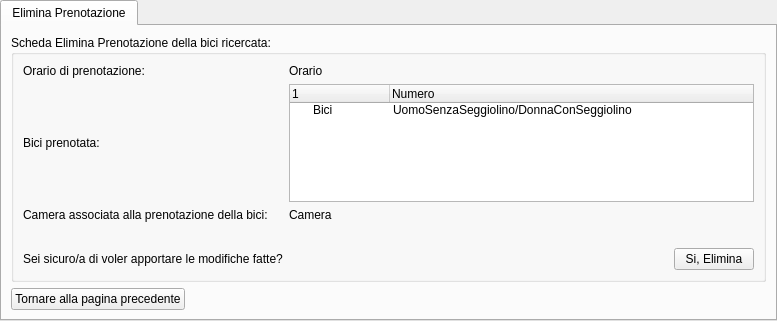
<?xml version="1.0" encoding="UTF-8"?>
<ui version="4.0">
 <class>tabwidgetEliminaPrenotazione</class>
 <widget class="QTabWidget" name="tabwidgetEliminaPrenotazione">
  <property name="geometry">
   <rect>
    <x>0</x>
    <y>0</y>
    <width>777</width>
    <height>321</height>
   </rect>
  </property>
  <property name="windowTitle">
   <string>Elimina Prenotazione Bici</string>
  </property>
  <widget class="QWidget" name="tab">
   <attribute name="title">
    <string>Elimina Prenotazione</string>
   </attribute>
   <layout class="QGridLayout" name="gridLayout">
    <item row="1" column="0">
     <widget class="QPushButton" name="btnTornarePaginaPrecedente">
      <property name="text">
       <string>Tornare alla pagina precedente</string>
      </property>
     </widget>
    </item>
    <item row="1" column="1">
     <spacer name="horizontalSpacer_2">
      <property name="orientation">
       <enum>Qt::Horizontal</enum>
      </property>
      <property name="sizeHint" stdset="0">
       <size>
        <width>40</width>
        <height>20</height>
       </size>
      </property>
     </spacer>
    </item>
    <item row="0" column="0" colspan="2">
     <widget class="QGroupBox" name="groupboxSchedaEliminaPrenotazioneRicercata">
      <property name="title">
       <string>Scheda Elimina Prenotazione della bici ricercata:</string>
      </property>
      <layout class="QGridLayout" name="gridLayout_2">
       <item row="4" column="0">
        <widget class="QLabel" name="labelDomandaConfermaEliminazione">
         <property name="text">
          <string>Sei sicuro/a di voler apportare le modifiche fatte?</string>
         </property>
        </widget>
       </item>
       <item row="1" column="1" colspan="2">
        <widget class="QTreeWidget" name="treewidgetTabellaBiciPrenotata">
         <column>
          <property name="text">
           <string>1</string>
          </property>
         </column>
         <column>
          <property name="text">
           <string>Numero</string>
          </property>
         </column>
         <item>
          <property name="text">
           <string>Bici</string>
          </property>
          <property name="text">
           <string>UomoSenzaSeggiolino/DonnaConSeggiolino</string>
          </property>
          <property name="flags">
           <set>ItemIsDragEnabled|ItemIsDropEnabled|ItemIsEnabled</set>
          </property>
         </item>
        </widget>
       </item>
       <item row="4" column="1">
        <spacer name="horizontalSpacer_3">
         <property name="orientation">
          <enum>Qt::Horizontal</enum>
         </property>
         <property name="sizeHint" stdset="0">
          <size>
           <width>40</width>
           <height>20</height>
          </size>
         </property>
        </spacer>
       </item>
       <item row="1" column="0">
        <widget class="QLabel" name="labelBiciPrenotata">
         <property name="text">
          <string>Bici prenotata:</string>
         </property>
        </widget>
       </item>
       <item row="0" column="0">
        <widget class="QLabel" name="labelOrarioPrenotazione">
         <property name="text">
          <string>Orario di prenotazione:</string>
         </property>
        </widget>
       </item>
       <item row="2" column="0">
        <widget class="QLabel" name="labelCameraPrenotazioneBici">
         <property name="text">
          <string>Camera associata alla prenotazione della bici: </string>
         </property>
        </widget>
       </item>
       <item row="4" column="2">
        <widget class="QPushButton" name="btnConfermaEliminazione">
         <property name="text">
          <string>Si, Elimina</string>
         </property>
        </widget>
       </item>
       <item row="2" column="1" colspan="2">
        <widget class="QLabel" name="labelInserireCamera">
         <property name="text">
          <string>Camera</string>
         </property>
        </widget>
       </item>
       <item row="3" column="0" colspan="3">
        <spacer name="horizontalSpacer">
         <property name="orientation">
          <enum>Qt::Horizontal</enum>
         </property>
         <property name="sizeHint" stdset="0">
          <size>
           <width>40</width>
           <height>20</height>
          </size>
         </property>
        </spacer>
       </item>
       <item row="0" column="1" colspan="2">
        <widget class="QLabel" name="labelInserireOrario">
         <property name="text">
          <string>Orario</string>
         </property>
        </widget>
       </item>
      </layout>
     </widget>
    </item>
   </layout>
  </widget>
 </widget>
 <resources/>
 <connections/>
</ui>
